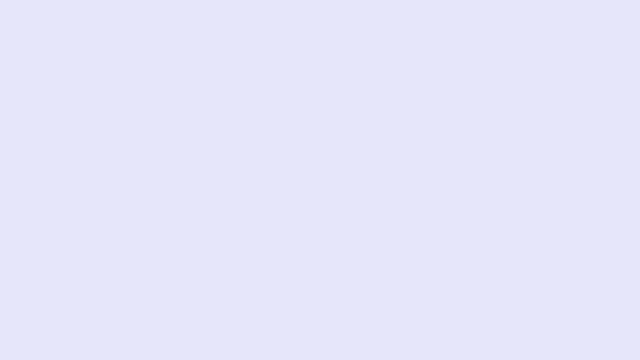
Frame 1 (no input)
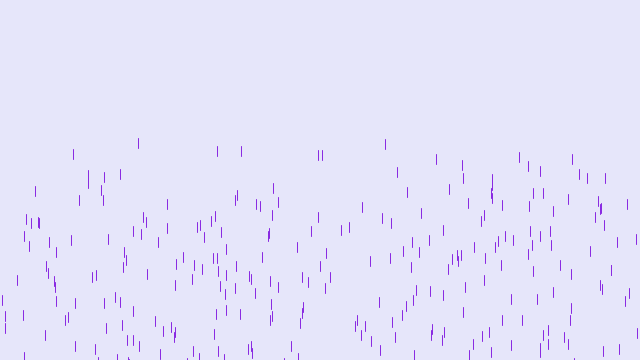
Frame 60 (the mouse pressed at the canvas centre just before this capture)
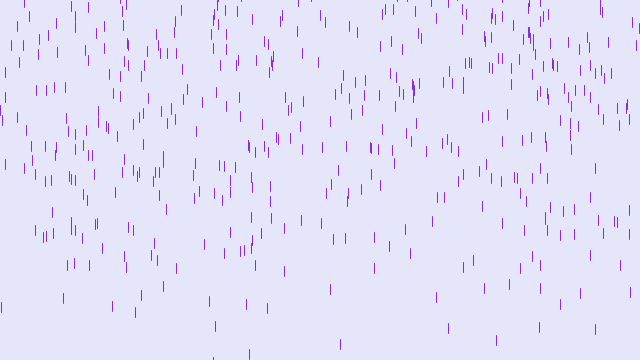
Frame 120 (the mouse held since frame 60 and released just before this capture)

The Processing sketch that drew these frames (run headless with seeded random() and noise(); from frame 60 on, the mouse is pressed at the canvas centre):

// Processing sketch: CLAIRE
// ── CLAIRE.pde
//rain
//(138.43,226) - PURPLE
//(230,230,250)- BACKGROUND

class Drop{
  float x = random (width);
  float y = random (-200,-100);
  float yspeed = random (4,10) ;
  float len = random (10,20);
  
  void fall(){
    y = y + yspeed;
    yspeed = yspeed + 0.05;
    
    if (y > height){
      y = random (-200, -100);
      yspeed = random (1,5) ;
  }
 }
  
  void show(){
    
    stroke (138,43,226);
    line(x,y,x,y+10);
  }
  
  
}

Drop[] drops = new Drop [500];

void setup(){
  size (640,360);
  for (int i = 0; i < drops.length; i++) {
  drops[i] = new Drop();
  }
}

void draw(){
  background(230,230,250);
  for(int i = 0; i < drops.length; i++) {
  drops[i].fall();
  drops[i].show();
  
  }
}
